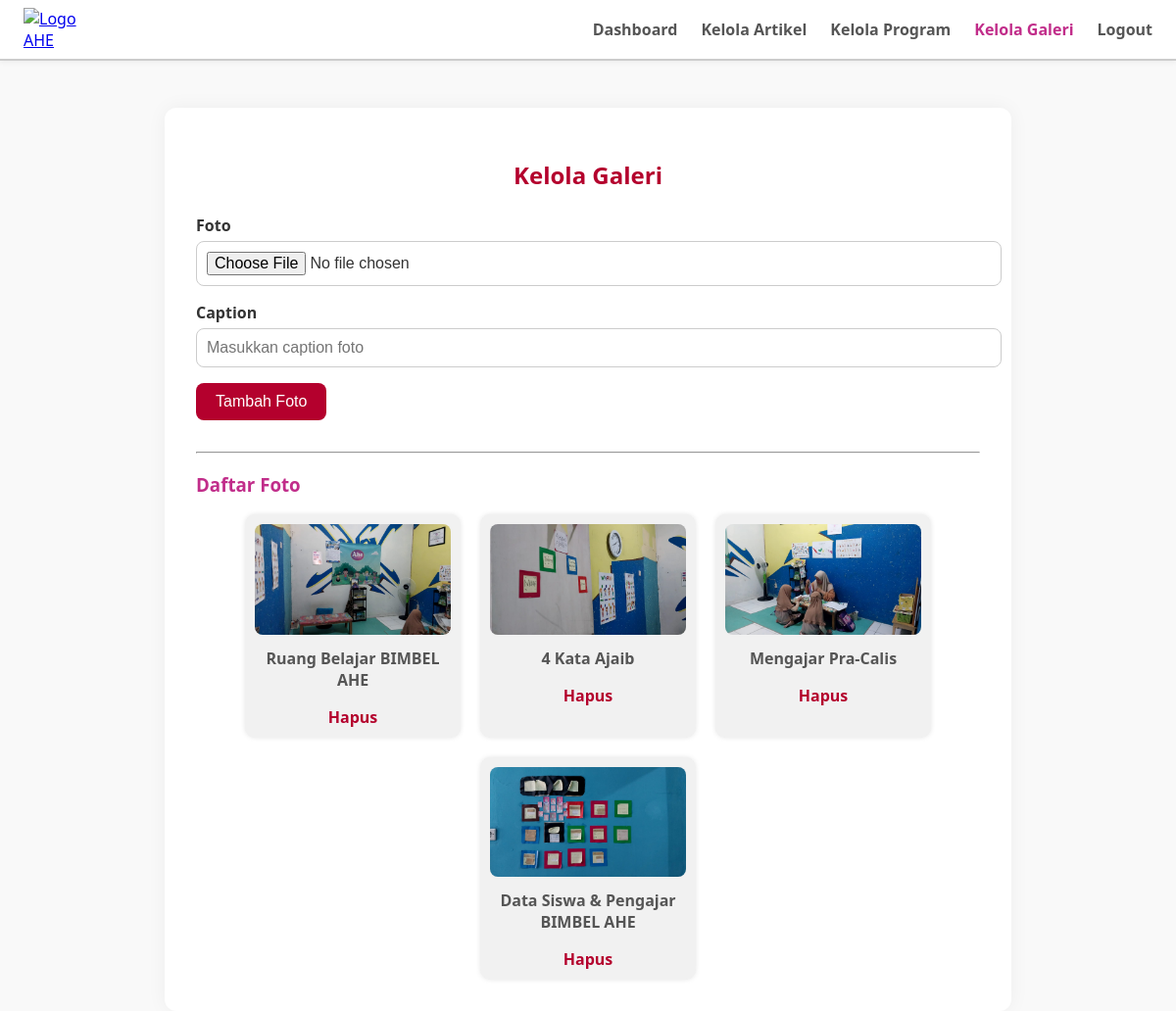
Page /dashboard/kelola_galeri/ (signed in) on the committed database.
### profil/models.py (models this page shows, shortened)
class KelolaGaleri(models.Model):
    foto = models.ImageField(upload_to='galeri/')
    caption = models.CharField(max_length=255)

### profil/views.py (the view)
# urls.py: path('dashboard/kelola_galeri/', kelola_galeri_view, name='kelola_galeri'),
@login_required
def kelola_galeri_view(request):
    if request.method == 'POST':
        form = KelolaGaleriForm(request.POST, request.FILES)
        if form.is_valid():
            form.save()
            return redirect('kelola_galeri')  # Pastikan URL name sesuai
    else:
        form = KelolaGaleriForm()
    galeri = KelolaGaleri.objects.all().order_by('-id')  # menampilkan terbaru dulu
    context = {
        'form': form,
        'galeri': galeri,
    }
    return render(request, 'profil/kelola_galeri.html', context)

### profil/forms.py
class KelolaGaleriForm(forms.ModelForm):
    class Meta:
        model = KelolaGaleri
        fields = ['foto', 'caption']
        widgets = {
            'caption': forms.TextInput(attrs={'class': 'form-control', 'placeholder': 'Masukkan caption foto'}),
        }

### profil/templates/profil/kelola_galeri.html (shortened to what this page needs)
{% load static %}
<!DOCTYPE html>
<html lang="id">
<head>
</head>
<body>
<nav>
    <div class="nav-logo">
        <a href="/"><img src="https://www.ahe.education/images/static/logo.png" alt="Logo AHE"></a>
    </div>
    <div class="nav-links">
        <a href="/dashboard">Dashboard</a>
        <a href="/dashboard/kelola-artikel/">Kelola Artikel</a>
        <a href="/dashboard/kelola-program/">Kelola Program</a>
        <a href="/dashboard/kelola_galeri/" class="active">Kelola Galeri</a>
        <a href="{% url 'logout' %}">Logout</a>
    </div>
</nav>
<div class="container">
    <h2>Kelola Galeri</h2>
    <form method="POST" enctype="multipart/form-data">
        <label for="id_foto">Foto</label>
        {{ form.foto }}
        <label for="id_caption">Caption</label>
        {{ form.caption }}
        <button type="submit">Tambah Foto</button>
    </form>
    <hr>
    <h3 style="color:#c12d8a;">Daftar Foto</h3>
    <div class="galeri-grid">
        {% for item in galeri %}
            <div class="galeri-item">
                <img src="{{ item.foto.url }}" alt="{{ item.caption }}">
                <p>{{ item.caption }}</p>
                <a href="{% url 'hapus_foto' item.id %}" class="hapus-link" onclick="return confirm('Yakin ingin menghapus foto ini?')">Hapus</a>
            </div>
        {% empty %}
            <p>Belum ada foto di galeri.</p>
        {% endfor %}
    </div>
</div>
</body>
</html>

### profil/templates/profil/kelola_galeri.html (style rules this page uses)
body { font-family: 'Segoe UI', sans-serif; background-color: #f9f9f9; margin: 0; padding: 0; color: #333; }
nav { background-color: white; box-shadow: 0 2px 5px rgba(0, 0, 0, 0.05); padding: 0.5em 1.5em; display: flex; justify-content: space-between; align-items: center; position: sticky; top: 0; z-index: 1000; width: 100%; border-bottom: 2px solid #ccc; box-sizing: border-box; }
.nav-logo img { max-width: 65px; }
.nav-links { display: flex; gap: 1.5em; }
.nav-links a { text-decoration: none; color: #555; font-weight: bold; }
.nav-links a.active { color: #c12d8a; }
.container { max-width: 800px; margin: auto; background-color: white; padding: 2em; border-radius: 12px; box-shadow: 0 0 20px rgba(0,0,0,0.05); margin-top: 3em; }
h2 { color: #b4002d; text-align: center; margin-bottom: 1em; }
form { margin-bottom: 2em; }
label { font-weight: bold; display: block; margin-top: 1em; }
input[type="text"], textarea, input[type="file"] { width: 100%; padding: 10px; margin-top: 5px; border: 1px solid #ccc; border-radius: 8px; font-size: 1em; }
button { margin-top: 1em; padding: 10px 20px; background-color: #b4002d; color: white; border: none; border-radius: 8px; cursor: pointer; font-size: 1em; }
.galeri-grid { display: flex; flex-wrap: wrap; gap: 20px; justify-content: center; }
.galeri-item { width: 200px; background-color: #f1f1f1; border-radius: 10px; overflow: hidden; box-shadow: 0 0 5px rgba(0,0,0,0.1); text-align: center; padding: 10px; }
.galeri-item img { width: 100%; height: auto; border-radius: 8px; }
.galeri-item p { margin-top: 0.5em; font-weight: bold; color: #555; }
.hapus-link { color: #b4002d; text-decoration: none; font-weight: bold; }

### rows in the picture
KelolaGaleri: foto (picture), caption "Ruang Belajar BIMBEL AHE"
KelolaGaleri: foto (picture), caption "4 Kata Ajaib"
KelolaGaleri: foto (picture), caption "Mengajar Pra-Calis"
KelolaGaleri: foto (picture), caption "Data Siswa & Pengajar BIMBEL AHE"
